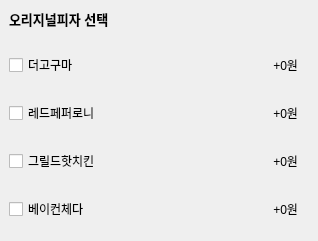
            <widget class="QWidget" name="widget_whole" native="true">
             <property name="minimumSize">
              <size>
               <width>318</width>
               <height>0</height>
              </size>
             </property>
             <property name="maximumSize">
              <size>
               <width>318</width>
               <height>16777215</height>
              </size>
             </property>
             <layout class="QVBoxLayout" name="verticalLayout_9">
              <property name="leftMargin">
               <number>0</number>
              </property>
              <property name="topMargin">
               <number>0</number>
              </property>
              <item>
               <widget class="QWidget" name="widget_title" native="true">
                <layout class="QVBoxLayout" name="verticalLayout_10">
                 <item>
                  <widget class="QLabel" name="label_20">
                   <property name="font">
                    <font>
                     <pointsize>10</pointsize>
                     <weight>75</weight>
                     <bold>true</bold>
                    </font>
                   </property>
                   <property name="text">
                    <string>오리지널피자 선택</string>
                   </property>
                  </widget>
                 </item>
                </layout>
               </widget>
              </item>
              <item>
               <widget class="QWidget" name="widget_1" native="true">
                <layout class="QHBoxLayout" name="horizontalLayout_3">
                 <item>
                  <widget class="QCheckBox" name="checkBox_1">
                   <property name="text">
                    <string>더고구마</string>
                   </property>
                  </widget>
                 </item>
                 <item>
                  <widget class="QLabel" name="theGogumaPrice">
                   <property name="text">
                    <string>+0원</string>
                   </property>
                   <property name="alignment">
                    <set>Qt::AlignRight|Qt::AlignTrailing|Qt::AlignVCenter</set>
                   </property>
                  </widget>
                 </item>
                </layout>
               </widget>
              </item>
              <item>
               <widget class="QWidget" name="widget_3" native="true">
                <layout class="QHBoxLayout" name="horizontalLayout_2">
                 <item>
                  <widget class="QCheckBox" name="checkBox_2">
                   <property name="text">
                    <string>레드페퍼로니</string>
                   </property>
                  </widget>
                 </item>
                 <item>
                  <widget class="QLabel" name="redPeperoni">
                   <property name="text">
                    <string>+0원</string>
                   </property>
                   <property name="alignment">
                    <set>Qt::AlignRight|Qt::AlignTrailing|Qt::AlignVCenter</set>
                   </property>
                  </widget>
                 </item>
                </layout>
               </widget>
              </item>
              <item>
               <widget class="QWidget" name="widget_4" native="true">
                <layout class="QHBoxLayout" name="horizontalLayout_4">
                 <item>
                  <widget class="QCheckBox" name="checkBox_3">
                   <property name="text">
                    <string>그릴드핫치킨</string>
                   </property>
                  </widget>
                 </item>
                 <item>
                  <widget class="QLabel" name="Grildhotchicken">
                   <property name="text">
                    <string>+0원</string>
                   </property>
                   <property name="alignment">
                    <set>Qt::AlignRight|Qt::AlignTrailing|Qt::AlignVCenter</set>
                   </property>
                  </widget>
                 </item>
                </layout>
               </widget>
              </item>
              <item>
               <widget class="QWidget" name="widget_5" native="true">
                <layout class="QHBoxLayout" name="horizontalLayout_5">
                 <item>
                  <widget class="QCheckBox" name="checkBox_4">
                   <property name="text">
                    <string>베이컨체다</string>
                   </property>
                  </widget>
                 </item>
                 <item>
                  <widget class="QLabel" name="bakoncheda">
                   <property name="text">
                    <string>+0원</string>
                   </property>
                   <property name="alignment">
                    <set>Qt::AlignRight|Qt::AlignTrailing|Qt::AlignVCenter</set>
                   </property>
                  </widget>
                 </item>
                </layout>
               </widget>
              </item>
             </layout>
            </widget>
